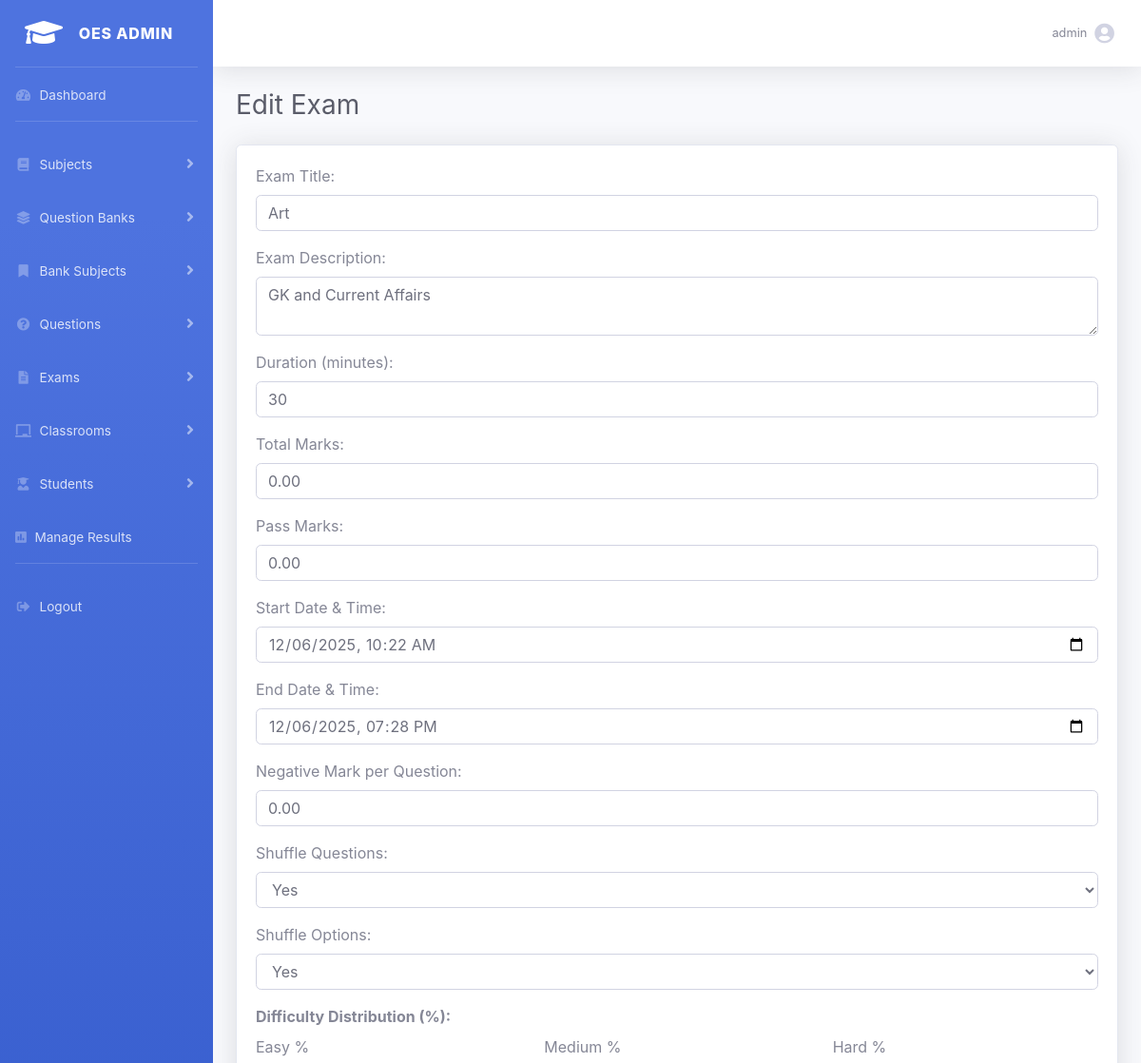
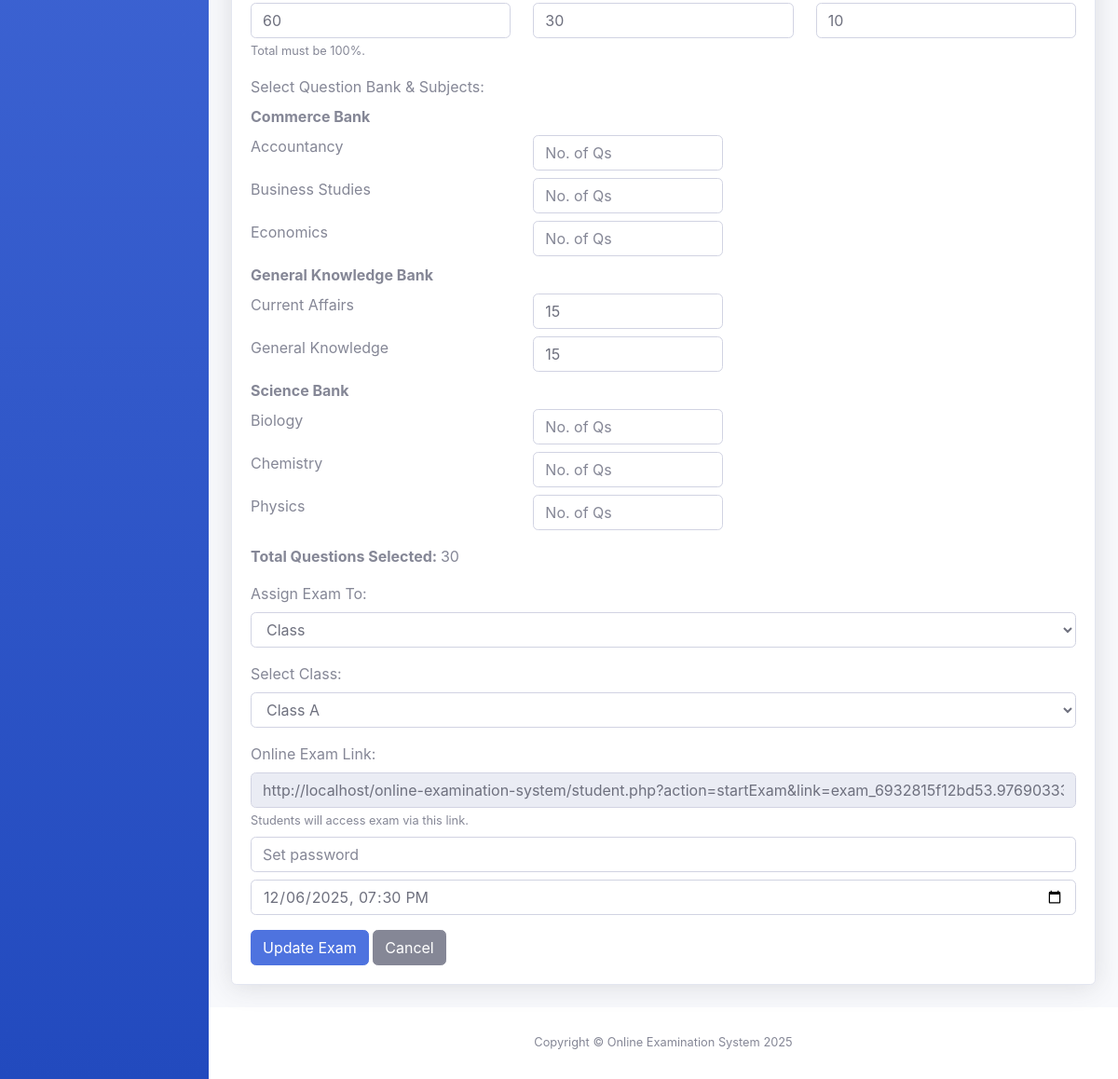
Page /admin.php?action=editExam&id=10 (signed in) on the earlier database version (2 pictures, top to bottom).
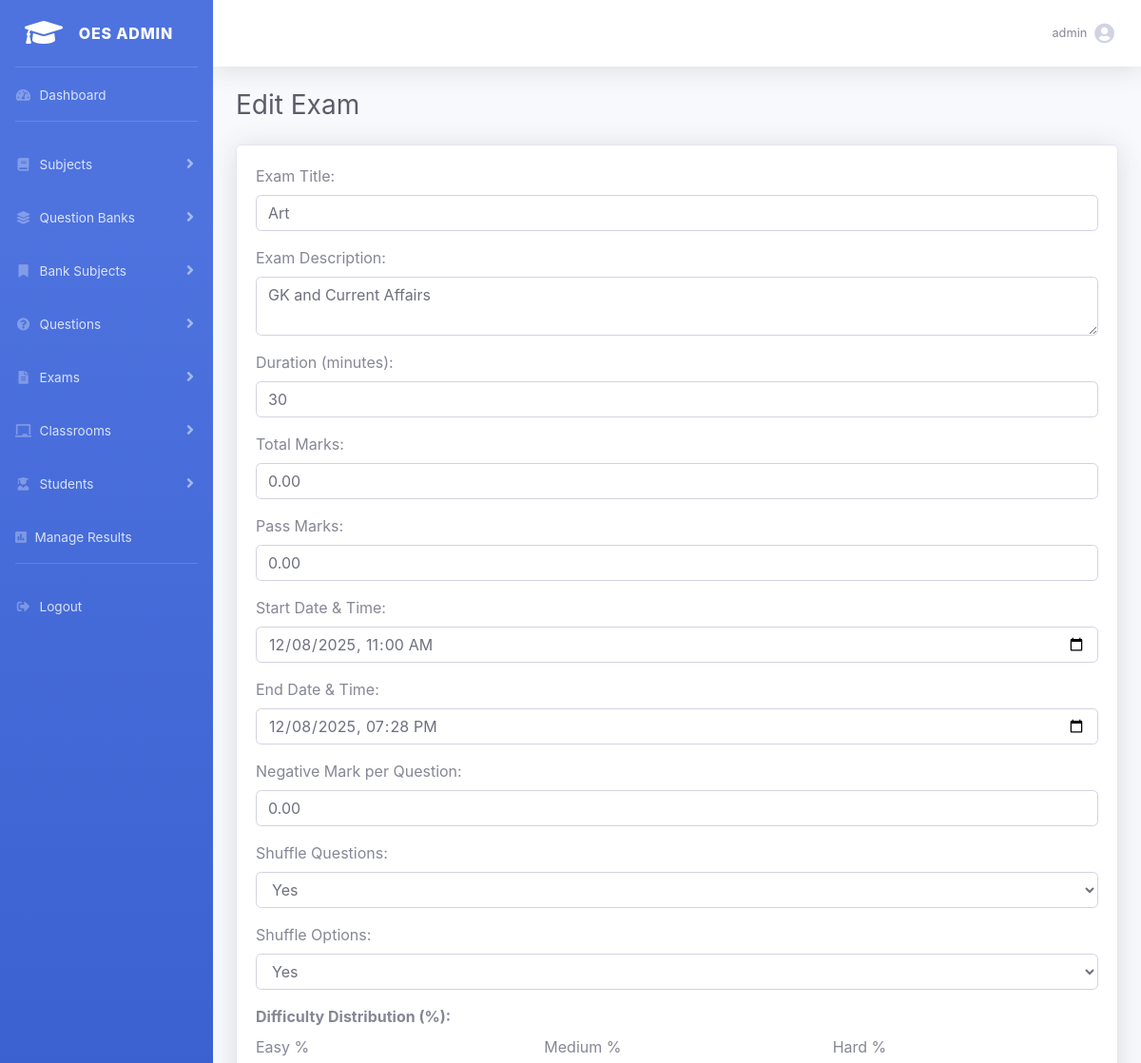
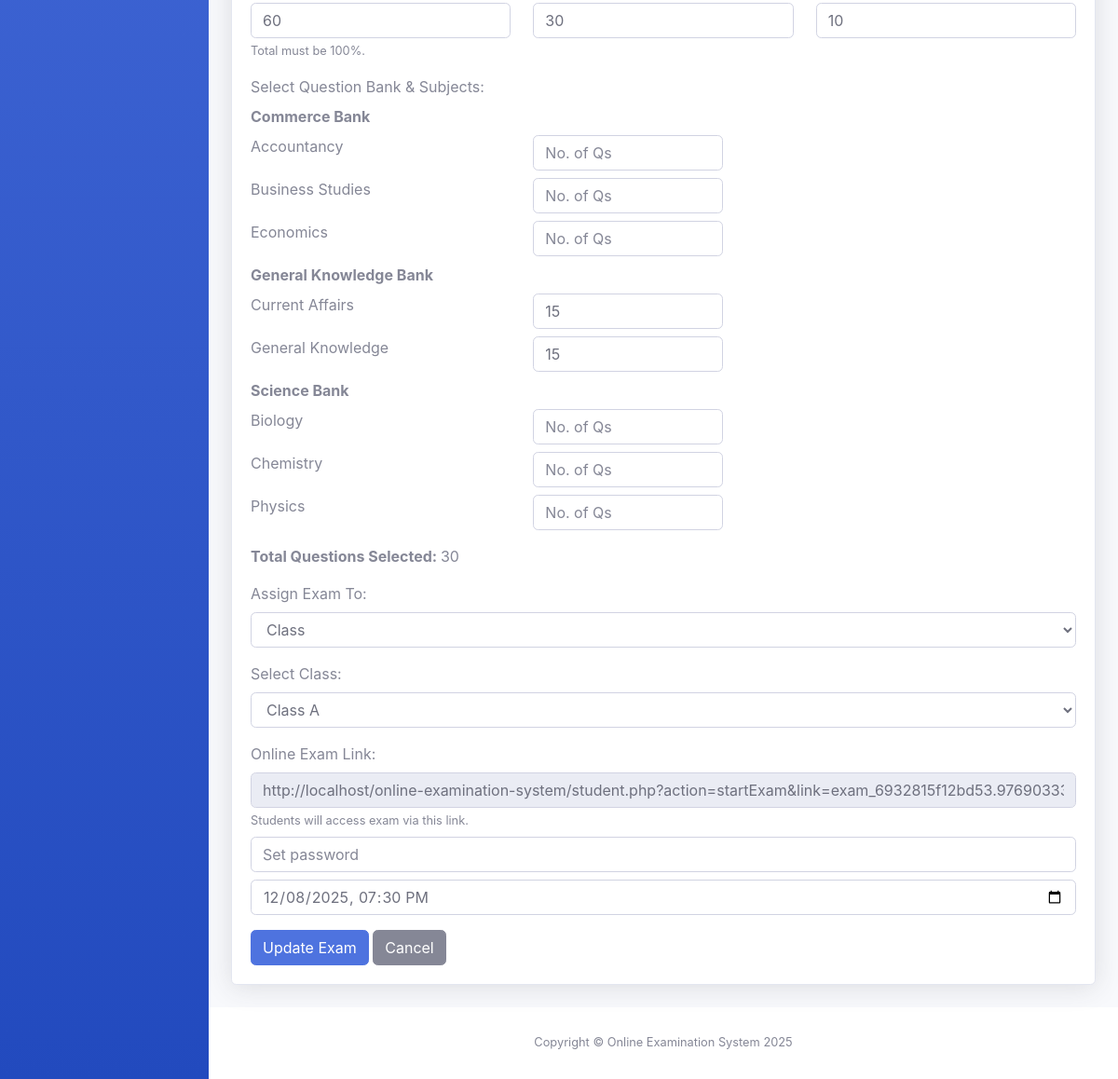
Same page on the later database version (2 pictures, top to bottom).
### tables this page shows
CREATE TABLE `exams` (
  `exam_id` int(11) NOT NULL,
  `exam_title` varchar(200) NOT NULL,
  `exam_description` text DEFAULT NULL,
  `total_questions` int(11) DEFAULT 0,
  `total_marks` decimal(6,2) NOT NULL DEFAULT 0.00,
  `pass_marks` decimal(6,2) NOT NULL DEFAULT 0.00,
  `duration_minutes` int(11) DEFAULT 30,
  `shuffle_questions` tinyint(1) DEFAULT 1,
  `shuffle_options` tinyint(1) DEFAULT 1,
  `start_time` datetime DEFAULT NULL,
  `end_time` datetime DEFAULT NULL,
  `negative_marking` decimal(5,2) DEFAULT 0.00,
  `status` enum('Active','Inactive') DEFAULT 'Inactive',
  `assign_type` enum('class','individual') DEFAULT 'individual',
  `assign_data` text DEFAULT NULL,
  `created_at` timestamp NOT NULL DEFAULT current_timestamp(),
  `easy_percentage` int(11) DEFAULT 0,
  `medium_percentage` int(11) DEFAULT 0,
  `hard_percentage` int(11) DEFAULT 0
);

### classes/Exam.php (called while the page is built, shortened)
<?php
class Exam {
    public static function getById($pdo, $exam_id) {
        $stmt = $pdo->prepare("SELECT * FROM exams WHERE exam_id = ?");
        $stmt->execute([$exam_id]);
        return $stmt->fetch(PDO::FETCH_ASSOC);
    }
    public static function getAllSubjects($pdo) {
        $stmt = $pdo->query("SELECT * FROM subjects ORDER BY subject_name ASC");
        return $stmt->fetchAll(PDO::FETCH_ASSOC);
    }
    public static function getAllQuestionBanks($pdo) {
        $stmt = $pdo->query("SELECT * FROM question_banks ORDER BY bank_name ASC");
        return $stmt->fetchAll(PDO::FETCH_ASSOC);
    }
    public static function getQuestionSources($pdo, $exam_id) {
        $stmt = $pdo->prepare("SELECT * FROM exam_question_sources WHERE exam_id = ?");
        $stmt->execute([$exam_id]);
        return $stmt->fetchAll(PDO::FETCH_ASSOC);
    }
public static function getAllClasses($pdo) {
    $stmt = $pdo->query("SELECT class_id, class_name FROM classrooms ORDER BY class_name ASC");
    return $stmt->fetchAll(PDO::FETCH_ASSOC);
}
public static function getAllStudents($pdo) {
    $stmt = $pdo->query("SELECT student_id, name, email FROM students ORDER BY name ASC");
    return $stmt->fetchAll(PDO::FETCH_ASSOC);
}
}
?>

### templates/exams/edit_exam.php (the view, shortened to what the changed rows need)
<?php
include __DIR__ . "/../include/header.php";
$results['question_banks'] = $results['question_banks'] ?? [];
$results['exam_question_sources'] = $results['exam_question_sources'] ?? [];
$results['classes'] = $results['classes'] ?? [];
?>
<div id="wrapper">
    <?php include __DIR__ . "/../include/sidebar.php"; ?>
    <div id="content-wrapper" class="d-flex flex-column">
        <div id="content">
            <?php include __DIR__ . "/../include/navbar.php"; ?>
            <div class="container-fluid">
                <h1 class="h3 mb-4 text-gray-800"><?= htmlspecialchars($results['pageTitle'] ?? 'Edit Exam') ?></h1>
                <div class="card shadow mb-4">
                    <div class="card-body">
                        <form method="POST" action="<?= BASE_URL ?>/admin.php?action=editExam&id=<?= $results['exam_id'] ?>">
                            <div class="form-group mb-3">
                                <label>Exam Title:</label>
                                <input type="text" name="exam_title" class="form-control" required value="<?= htmlspecialchars($results['exam_title'] ?? '') ?>">
                            </div>
                            <div class="form-group mb-3">
                                <label>Exam Description:</label>
                                <textarea name="exam_description" class="form-control"><?= htmlspecialchars($results['exam_description'] ?? '') ?></textarea>
                            </div>
                            <div class="form-group mb-3">
                                <label>Duration (minutes):</label>
                                <input type="number" name="duration_minutes" class="form-control" min="1" value="<?= htmlspecialchars($results['duration_minutes'] ?? 30) ?>">
                            </div>
			   <div class="form-group mb-3">
    				<label>Total Marks:</label>
    				<input type="number" step="0.01" name="total_marks" class="form-control" value="<?= htmlspecialchars($results['total_marks'] ?? '') ?>">
			   </div>
				<div class="form-group mb-3">
    				<label>Pass Marks:</label>
    				<input type="number" step="0.01" name="pass_marks" class="form-control"value="<?= htmlspecialchars($results['pass_marks'] ?? '') ?>">
			   </div>
                            <div class="form-group mb-3">
                                <label>Start Date & Time:</label>
                                <input type="datetime-local" name="start_time" class="form-control"
                                    value="<?= !empty($results['start_time']) ? date('Y-m-d\TH:i', strtotime($results['start_time'])) : '' ?>">
                            </div>
                            <div class="form-group mb-3">
                                <label>End Date & Time:</label>
                                <input type="datetime-local" name="end_time" class="form-control"
                                    value="<?= !empty($results['end_time']) ? date('Y-m-d\TH:i', strtotime($results['end_time'])) : '' ?>">
                            </div>
                            <div class="form-group mb-3">
                                <label>Negative Mark per Question:</label>
                                <input type="number" step="0.01" name="negative_marking" class="form-control" value="<?= htmlspecialchars($results['negative_marking'] ?? 0.00) ?>">
                            </div>
                            <div class="form-group mb-3">
                                <label>Shuffle Questions:</label>
                                <select name="shuffle_questions" class="form-control">
                                    <option value="1" <?= (isset($results['shuffle_questions']) && $results['shuffle_questions']==1)?'selected':'' ?>>Yes</option>
                                </select>
                            </div>
                            <div class="form-group mb-3">
                                <label>Shuffle Options:</label>
                                <select name="shuffle_options" class="form-control">
                                    <option value="1" <?= (isset($results['shuffle_options']) && $results['shuffle_options']==1)?'selected':'' ?>>Yes</option>
                                </select>
                            </div>
			  <div class="form-group mb-3">
    			<label><strong>Difficulty Distribution (%):</strong></label>
    			<div class="row">
        		<div class="col-md-4">
            		<label>Easy %</label>
            		<input type="number" name="easy_percent" class="form-control" value="<?= htmlspecialchars($results['easy_percent'] ?? 20) ?>" required>
       			 </div>
        		<div class="col-md-4">
            		<label>Medium %</label>
            		<input type="number" name="medium_percent" class="form-control"
                		value="<?= htmlspecialchars($results['medium_percent'] ?? 30) ?>" required>
        		</div>
        		<div class="col-md-4">
            		<label>Hard %</label>
            		<input type="number" name="hard_percent" class="form-control"
                	value="<?= htmlspecialchars($results['hard_percent'] ?? 50) ?>" required>
        		</div>
    			</div>
    			<small class="text-muted">Total must be 100%.</small>
			</div>
			  <div class="form-group mb-3">
    			  <label>Select Question Bank & Subjects:</label>
    			  <?php if (!empty($results['question_banks'])): ?>
        		<?php foreach ($results['question_banks'] as $bank): ?>
            		<div class="mb-2"><strong><?= htmlspecialchars($bank['bank_name']) ?></strong></div>
            		<?php
            		$bankSubjects = QuestionBankSubject::getSubjectsByBank($pdo, $bank['bank_id']);
            		if (!empty($bankSubjects)):
                	foreach ($bankSubjects as $sub):
                    $selectedLimit = $results['exam_question_sources'][$bank['bank_id']][$sub['subject_id']]['limit'] ?? '';
            		?>
                    <div class="row mb-2">
                        <div class="col-md-4">
                            <label><?= htmlspecialchars($sub['subject_name']) ?></label>
                        </div>
                        <div class="col-md-3">
                            <input type="number"
                                   min="0"
                                   name="exam_question_sources[<?= $bank['bank_id'] ?>][<?= $sub['subject_id'] ?>][limit]"
                                   class="form-control"
                                   placeholder="No. of Qs"
                                   value="<?= htmlspecialchars($selectedLimit) ?>">
                       		 </div>
                    		</div>
            			<?php
               		 endforeach;
            		else:
                	echo "<div class='text-muted ml-3'>No subjects in this bank.</div>";
            		endif;
           		 ?>
        		<?php endforeach; ?>
    			<?php else: ?>
        			<div class="text-danger">No question banks found. Please add them first.</div>
    			<?php endif; ?>
			</div>
                            <div class="mb-3">
                                <strong>Total Questions Selected: </strong>
                                <span id="totalQuestions">0</span>
                            </div>
                            <div class="form-group mb-3">
                                <label>Assign Exam To:</label>
                                <select name="assign_type" id="assignType" class="form-control">
                                    <option value="class" <?= (isset($results['assign_type']) && $results['assign_type']=='class')?'selected':'' ?>>Class</option>
                                </select>
                            </div>
                            <div class="form-group mb-3" id="classSelect" style="display: none;">
                                <label>Select Class:</label>
                                <select name="assign_data[class_id]" class="form-control">
                                    <?php foreach ($results['classes'] as $cls): ?>
                                        <option value="<?= $cls['class_id'] ?>" <?= (isset($results['assign_data']['class_id']) && $results['assign_data']['class_id']==$cls['class_id'])?'selected':'' ?>><?= htmlspecialchars($cls['class_name']) ?></option>
                                    <?php endforeach; ?>
                                </select>
                            </div>
                            <div class="form-group mb-3">
                                <label>Online Exam Link:</label>
                                <input type="text" name="exam_link" class="form-control" readonly value="<?= htmlspecialchars($results['exam_link'] ?? '') ?>">
                                <small class="form-text text-muted">Students will access exam via this link.</small>
                                <input type="text" name="exam_password" class="form-control mt-2" placeholder="Set password">
                                <input type="datetime-local" name="expires_at" class="form-control mt-2" value="<?= !empty($results['expires_at']) ? date('Y-m-d\TH:i', strtotime($results['expires_at'])) : '' ?>">
                            </div>
                            <button type="submit" class="btn btn-primary">Update Exam</button>
                            <a href="<?= BASE_URL ?>/admin.php?action=manageExams" class="btn btn-secondary">Cancel</a>
                        </form>
                    </div>
                </div>
            </div>
        </div>
        <?php include __DIR__ . "/../include/footer.php"; ?>

Differences in the rows shown:
changed exams "Art": start_time "12/06/2025 10:22" → "12/08/2025 11:00"; end_time "12/06/2025 19:28" → "12/08/2025 19:28"
Other differences:
form field expires_at: "12/06/2025 19:30" → "12/08/2025 19:30"
